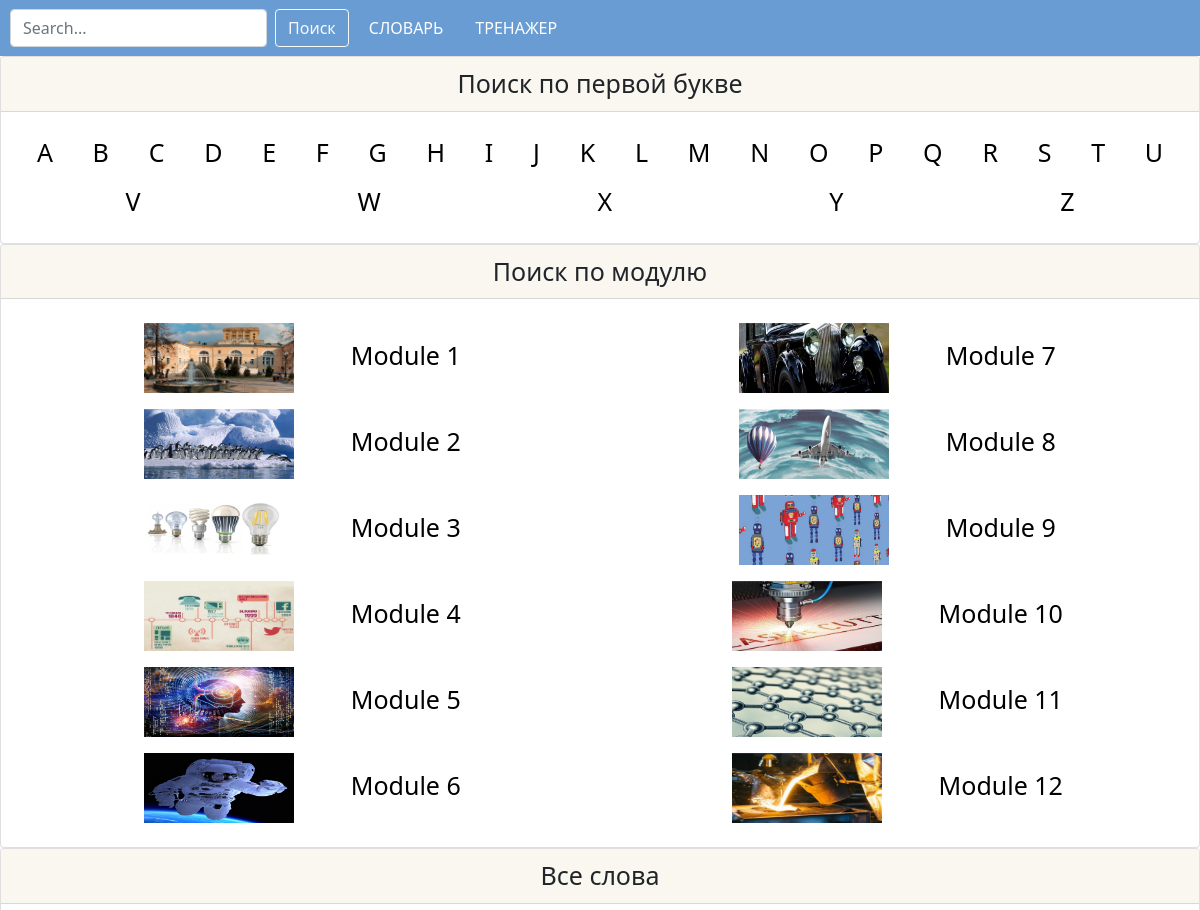
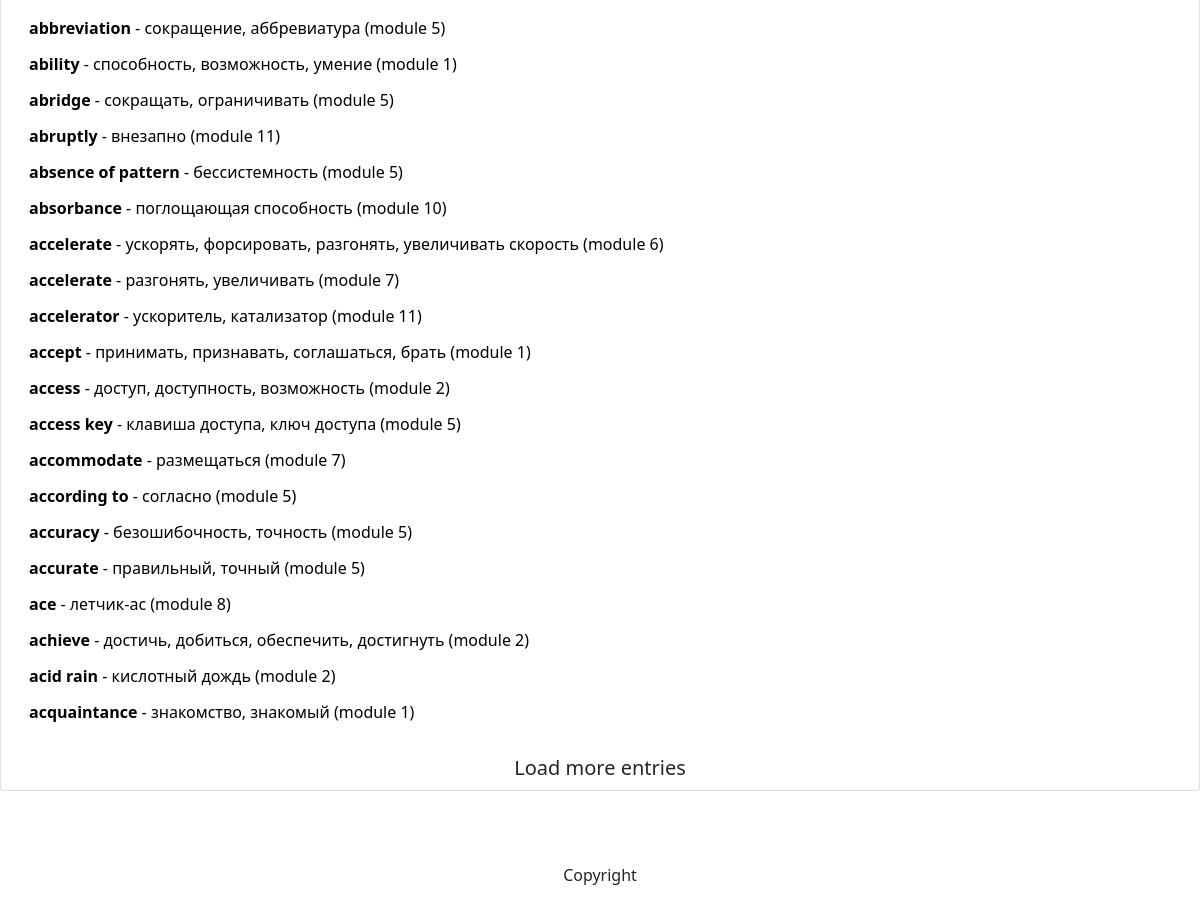
The page / on the database its author committed (2 pictures, top to bottom).
### main/models.py (models this page shows, shortened)
class Entries(models.Model):
    word = models.CharField('eng word', max_length=50)
    translation = models.CharField('ru translation', max_length=100)
    transcription = models.CharField('eng transcription', max_length=50)
    pos = models.CharField('part of speech', max_length=5)
    eng_example = models.TextField('eng example sentence', max_length=250)
    ru_example = models.TextField('ru example sentence', max_length=250)
    module = models.IntegerField('module')
    class Meta:
        verbose_name = 'Entry'
        verbose_name_plural = 'Entries'
        ordering = ["word"]

### main/views.py (the view)
# urls.py: path('', views.index, name='index' ),
def index(request):
    return render(request, 'main/index.html', services.get_initial_entries())

### main/services.py (called while the page is built)
def get_initial_entries():
    entries = Entries.objects.all()[:20]
    data = {
        'imgs1': [('main/img/' + str(c) + '.png', c) for c in range(1, 7)],
        'imgs2': [('main/img/' + str(c) + '.png', c) for c in range(7, 13)],
        'entries': entries,
        'letters': 'ABCDEFGHIJKLMNOPQRSTUVWXYZ',
        'lastEntryIndex': len(entries)
    }
    return data

### main/templates/main/index.html (shortened to what this page needs)
{% extends 'base/main_template.html' %}
{% load static %}
{% block content %}
<div class="card">
<div class="card-header text-center dict-card-header">
    Поиск по первой букве
  </div>
  <div class="card-body m-auto justify-content-center">
      <table class="my-table">
          <tr class="my-tr">
              {% for letter in letters %}
              <td class='my-td '>
                  <a href="{% url "load-entry-list" %}?letter={{ letter }}"
                     class='btn btn-outline-primary dict-btn bigfont col-12 letter'
                  title="Показать только слова, начинающиеся на букву {{ letter }}"> {{ letter }} </a>
              </td>
              {% endfor %}
          </tr>
      </table>
</div>
</div>
<div class="card">
<div class="card-header text-center dict-card-header">
  Поиск по модулю
  </div>
  <div class="card-body">
      <div class="row">
        <div class="col-md-6">
            {% for img in imgs1 %}
            <a href="{% url "load-entry-list" %}?module={{ img.1 }}"
               class="btn btn-outline-primary btn-lg  col-12 dict-btn bigfont" role="button">
                    <img class="module-img" src={% static  img.0  %} alt="None"> Module {{ img.1 }}
            </a>
            {% endfor %}
        </div>
             <div class="col-md-6">
                {% for img in imgs2 %}
            <a href="{% url "load-entry-list" %}?module={{ img.1 }}"
               class="btn btn-outline-primary btn-lg  col-12 dict-btn bigfont" role="button">
                    <img class="module-img" src={% static  img.0  %} alt="None"> Module {{ img.1 }}
            </a>
            {% endfor %}
        </div>
    </div>
</div>
</div>
<div class="card">
<div class="card-header text-center dict-card-header">
  Все слова
  </div>
  <div class="card-body allEntries">
              {% for entry in entries %}
              <a href="{% url 'entry' %}?word={{ entry.word }}&module={{ entry.module }}"
                 class='btn btn-outline-primary dict-btn col-12 align-text-left'>
                  <b>{{ entry.word }}</b> - {{ entry.translation }} (module {{entry.module}})
                </a>
              {% endfor %}
</div>
  <button class="btn " id="load-more-entries">Load more entries</button>
</div>
{% endblock content %}

### main/templates/base/main_template.html (shortened to what this page needs)
<!DOCTYPE html>
{% load static %}
<html>
<head>
    <link rel="stylesheet" href="{% static 'main/bootstrap-5.0.1/css/bootstrap.css' %}">
    <link rel="stylesheet" href="{% static 'main/css/style.css' %}">
    <link rel="stylesheet" href="{% static 'main/css/colors.css' %}">
</head>
<body>
<div class="my-footer-fixer">
<div class="wrapper nav-wrap sticky-top">
    <nav class="navbar navbar-expand-md navbar-light my-nav">
        <div class="d-flex justify-content-between mobile-width-100">
            <div class="fluid" id="search">
                <form class="d-flex"  action="{% url 'live-search' %}" id="myForm">
                    <input class="form-control me-2" type="search" placeholder="Search..." aria-label="Search"
                           id="myInput"  name="word" autocomplete="off"  >
                    <button class="btn btn-outline-light ml-1 me-1" type="button" id="searchButton">Поиск</button>
                </form>
            </div>
          </div>
        <div class="collapse navbar-collapse" id="navbarNavAltMarkup" style="">
            <a class="nav-link my-nav-link"  href="{% url 'index' %}">СЛОВАРЬ</a>
            <a class="nav-link my-nav-link"  href="{% url 'exercises' %}">ТРЕНАЖЕР</a>
        </div>
    </nav>
</div>
{% block content%}
{% endblock %}
</div>
<footer class="text-center text-lg-start mt-5 my-footer"  >
    <div class="text-center p-4" > Copyright
    </div>
</footer>
</body>

### main/static/main/css/style.css (style rules this page uses)
.my-footer-fixer { min-height: 82vh; }
.my-nav { padding-left: 10px; padding-right: 10px; }
.my-nav-link { color: #fff; border-radius: 10px; }
.my-td { display: flex; flex: 1 1 auto; padding: 0 7px 0 7px; }
.my-tr { display: flex; flex-direction:row; flex-wrap: wrap; justify-content:flex-start; }
.bigfont { font-size: 25px; }
.align-text-left { text-align: left; }
.module-img { width: 150px; height:70px; margin-right: 2em; margin-left: auto; }
.dict-card-header { font-size: 25px; }
#load-more-entries { font-size: 20px; }
.card-body { margin: 0px; }
.my-table { margin-left: auto; margin-right: auto; }

### main/static/main/css/colors.css (style rules this page uses)
.nav-wrap { background-color: #689CD3; }
.dict-btn { background-color: #fff; color: #000; border: none; }
.dict-card-header { background: #f9f7f0; }

### rows shown on the page
Entries: word "abbreviation", translation "сокращение, аббревиатура", module "5"
Entries: word "ability", translation "способность, возможность, умение", module "1"
Entries: word "abridge", translation "сокращать, ограничивать", module "5"
Entries: word "abruptly", translation "внезапно", module "11"
Entries: word "absence of pattern", translation "бессистемность", module "5"
Entries: word "absorbance", translation "поглощающая способность", module "10"
Entries: word "accelerate", translation "ускорять, форсировать, разгонять, увеличивать скорость", module "6"
Entries: word "accelerate", translation "разгонять, увеличивать", module "7"
Entries: word "accelerator", translation "ускоритель, катализатор", module "11"
Entries: word "accept", translation "принимать, признавать, соглашаться, брать", module "1"
Entries: word "access", translation "доступ, доступность, возможность", module "2"
Entries: word "access key", translation "клавиша доступа, ключ доступа", module "5"
Entries: word "accommodate", translation "размещаться", module "7"
Entries: word "according to", translation "согласно", module "5"
Entries: word "accuracy", translation "безошибочность, точность", module "5"
Entries: word "accurate", translation "правильный, точный", module "5"
Entries: word "ace", translation "летчик-ас", module "8"
Entries: word "achieve", translation "достичь, добиться, обеспечить, достигнуть", module "2"
Entries: word "acid rain", translation "кислотный дождь", module "2"
Entries: word "acquaintance", translation "знакомство, знакомый", module "1"

### other values the page prints
{{ letter }} "A" "B" "C" "D" "E" "F" "G" "H" "I" "J" "K" "L" "M" "N" "O" "P" "Q" "R" "S" "T" "U" "V" "W" "X" "Y" "Z"
{{ img.1 }} "1" "2" "3" "4" "5" "6"
{{ img.1 }} "7" "8" "9" "10" "11" "12"
